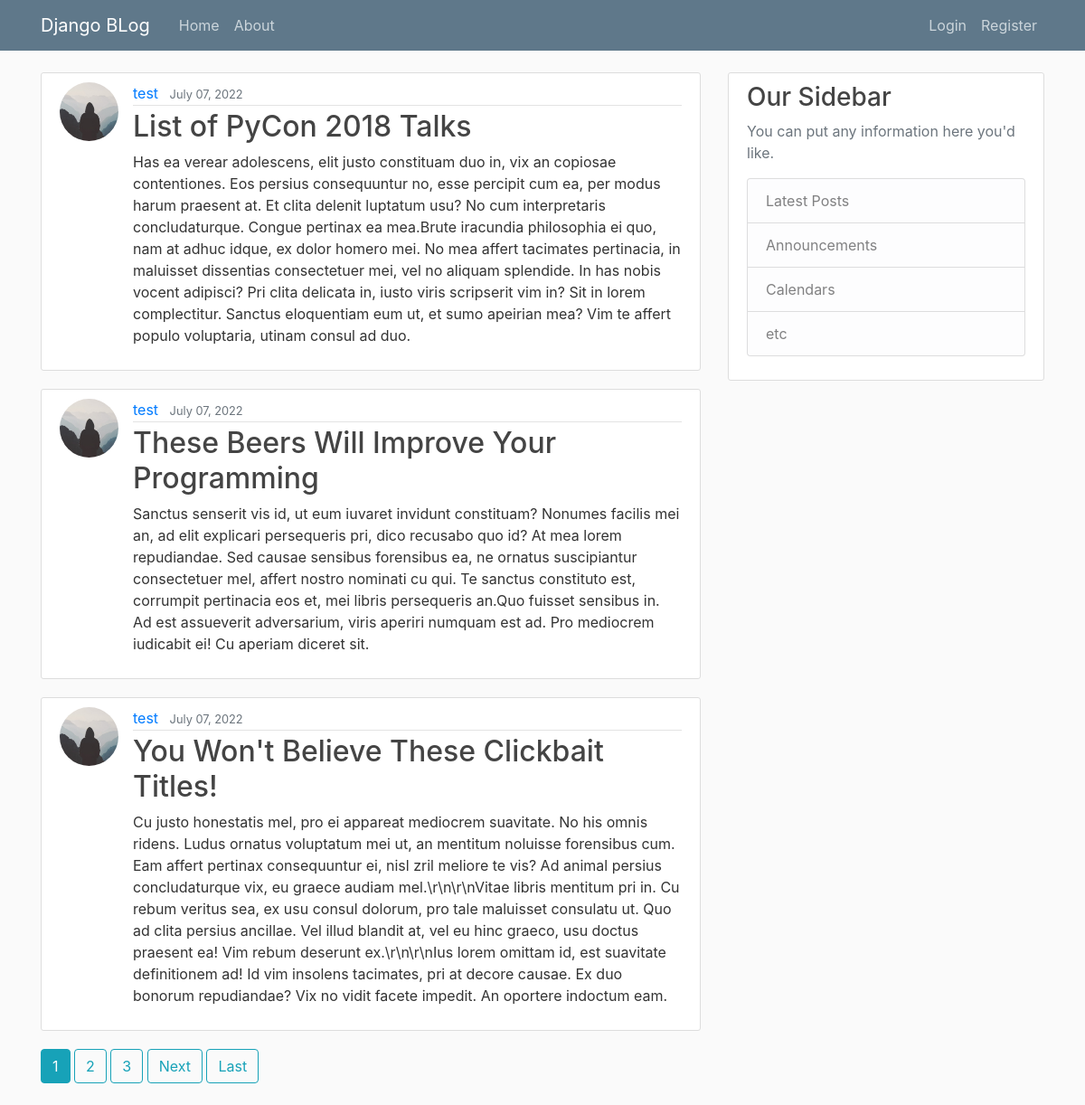
The page / on the database its author committed.
### blog/models.py (models this page shows, shortened)
class Post(models.Model):
    title = models.CharField(max_length=100)
    content = models.TextField()
    date_posted = models.DateTimeField(default=timezone.now)
    author = models.ForeignKey(User, on_delete=models.CASCADE)

### users/models.py (models this page shows, shortened)
class Profile(models.Model):
    user = models.OneToOneField(User, on_delete=models.CASCADE)
    image = models.ImageField(default='default.jpg', upload_to='profile_pics')

### blog/views.py (the view)
# urls.py: path('', PostListView.as_view(), name='blog-home'),
class PostListView(ListView):
    model = Post
    template_name = 'blog/home.html'
    context_object_name = 'posts'
    ordering = ['-date_posted']
    paginate_by= 3

### blog/templates/blog/home.html (shortened to what this page needs)
{% extends 'blog/base.html' %}
{% block content %}
        {% for post in posts %}
        <article class="media content-section">
          <img src="{{ post.author.profile.image.url }}" class="rounded-circle article-img"/>
          <div class="media-body">
              <div class="article-metadata">
                <a class="mr-2" href="{% url 'user-posts' post.author.username %}">{{ post.author }}</a>
                <small class="text-muted">{{ post.date_posted|date:'F d, Y' }}</small>
              </div>
              <h2><a class="article-title" href="{% url 'post-detail' post.id %}">{{ post.title }}</a></h2>
              <p class="article-content">{{ post.content }}</p>
            </div>
          </article>
        {% endfor %}
        {% if is_paginated %}
      {% for num in page_obj.paginator.page_range %}
        {% if page_obj.number == num %}
          <a class="btn btn-info mb-4" href="?page={{ num }}">{{ num }}</a>
        {% elif num > page_obj.number|add:'-3' and num < page_obj.number|add:'3' %}
          <a class="btn btn-outline-info mb-4" href="?page={{ num }}">{{ num }}</a>
        {% endif %}
      {% endfor %}
      {% if page_obj.has_next %}
        <a class="btn btn-outline-info mb-4" href="?page={{ page_obj.next_page_number }}">Next</a>
        <a class="btn btn-outline-info mb-4" href="?page={{ page_obj.paginator.num_pages }}">Last</a>
      {% endif %}
        {% endif%}
{% endblock content %}

### blog/static/blog/main.css (style rules this page uses)
body { background: #fafafa; color: #333333; margin-top: 5rem; }
h1, h2, h3, h4, h5, h6 { color: #444444; }
.content-section { background: #ffffff; padding: 10px 20px; border: 1px solid #dddddd; border-radius: 3px; margin-bottom: 20px; }
.article-title { color: #444444; }
.article-content { white-space: pre-line; }
.article-img { height: 65px; width: 65px; margin-right: 16px; }
.article-metadata { padding-bottom: 1px; margin-bottom: 4px; border-bottom: 1px solid #e3e3e3 }

### rows shown on the page
Post: author.profile.image (placeholder picture), author "test", date_posted "July 07, 2022", title "List of PyCon 2018 Talks", content "Has ea verear adolescens, elit justo constituam duo in, vix an copiosae contentiones. Eos persius consequuntur no, esse percipit cum ea, per modus harum praesent at. Et clita delenit luptatum usu? No cum interpretaris concludaturque. Congue pertinax ea mea.Brute iracundia philosophia ei quo, nam at adhuc idque, ex dolor homero mei. No mea affert tacimates pertinacia, in maluisset dissentias consectetuer mei, vel no aliquam splendide. In has nobis vocent adipisci? Pri clita delicata in, iusto viris scripserit vim in? Sit in lorem complectitur. Sanctus eloquentiam eum ut, et sumo apeirian mea? Vim te affert populo voluptaria, utinam consul ad duo."
Post: author.profile.image (placeholder picture), author "test", date_posted "July 07, 2022", title "These Beers Will Improve Your Programming", content "Sanctus senserit vis id, ut eum iuvaret invidunt constituam? Nonumes facilis mei an, ad elit explicari persequeris pri, dico recusabo quo id? At mea lorem repudiandae. Sed causae sensibus forensibus ea, ne ornatus suscipiantur consectetuer mel, affert nostro nominati cu qui. Te sanctus constituto est, corrumpit pertinacia eos et, mei libris persequeris an.Quo fuisset sensibus in. Ad est assueverit adversarium, viris aperiri numquam est ad. Pro mediocrem iudicabit ei! Cu aperiam diceret sit."
Post: author.profile.image (placeholder picture), author "test", date_posted "July 07, 2022", title "You Won't Believe These Clickbait Titles!", content "Cu justo honestatis mel, pro ei appareat mediocrem suavitate. No his omnis ridens. Ludus ornatus voluptatum mei ut, an mentitum noluisse forensibus cum. Eam affert pertinax consequuntur ei, nisl zril meliore te vis? Ad animal persius concludaturque vix, eu graece audiam mel.\\r\\n\\r\\nVitae libris mentitum pri in. Cu rebum veritus sea, ex usu consul dolorum, pro tale maluisset consulatu ut. Quo ad clita persius ancillae. Vel illud blandit at, vel eu hinc graeco, usu doctus praesent ea! Vim rebum deserunt ex.\\r\\n\\r\\nIus lorem omittam id, est suavitate definitionem ad! Id vim insolens tacimates, pri at decore causae. Ex duo bonorum repudiandae? Vix no vidit facete impedit. An oportere indoctum…"

### other values the page prints
{{ num }} "1"
{{ num }} "2" "3"
